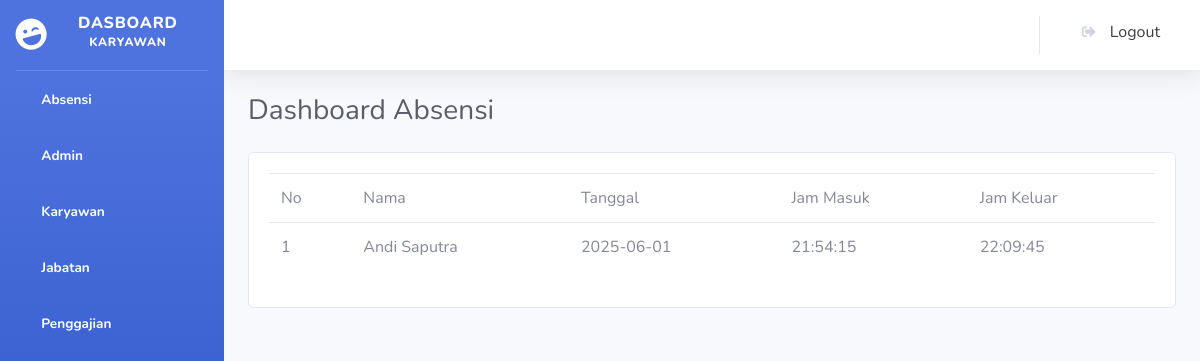
The app's page /petugas/index.php?page=absen with its own data.
### tables this page shows
CREATE TABLE `absensi` (
  `id_absensi` int NOT NULL,
  `id_karyawan` int DEFAULT NULL,
  `tanggal` date DEFAULT NULL,
  `jam_masuk` time DEFAULT NULL,
  `jam_keluar` time DEFAULT NULL
);

CREATE TABLE `karyawan` (
  `id_karyawan` int NOT NULL,
  `nama` varchar(100) DEFAULT NULL,
  `alamat` text,
  `no_hp` varchar(15) DEFAULT NULL,
  `id_jabatan` int DEFAULT NULL
);

### petugas/absen.php (the view)
<div class="d-sm-flex align-items-center justify-content-between mb-4">
    <h1 class="h3 mb-0 text-gray-800">Dashboard Absensi</h1>
</div>
<div class="card">
<div class="card-body">
    <table class="table">
        <tr>
            <td>No</td>
            <td>Nama</td>
            <td>Tanggal</td>
            <td>Jam Masuk</td>
            <td>Jam Keluar</td>
        </tr>
        <?php
            $absen = $koneksi->prepare("CALL getAbsen()");
            $absen->execute();
            foreach ($absen->fetchAll() as $no => $data):
        ?>
        <tr>
            <td><?= $no +1?></td>
            <td><?= $data['nama'] ?></td>
            <td><?= $data['tanggal'] ?></td>
            <td><?= $data['jam_masuk'] ?></td>
            <td><?= $data['jam_keluar'] ?></td>
        </tr>
        <?php
            endforeach
        ?>
    </table>
</div>
</div>

### records on screen
absensi: id_karyawan.nama "Andi Saputra", tanggal "2025-06-01", jam_masuk "21:54:15", jam_keluar "22:09:45"
